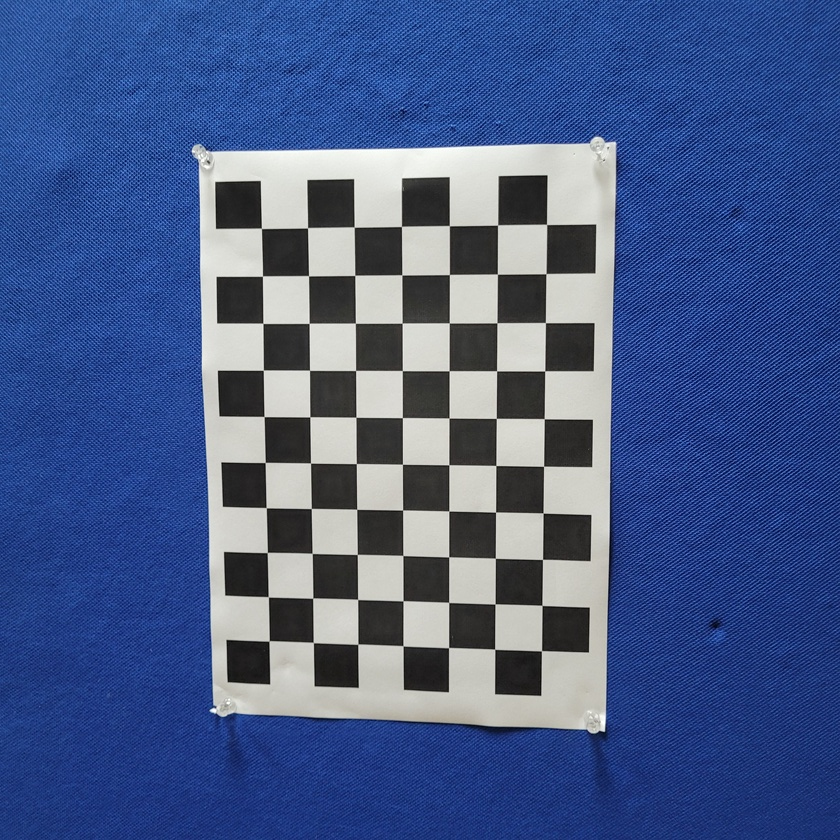
#> input picture datasets/Camera Calibration(Samsung S20 fe)/20241116_210536.jpg, 840 x 840 px, shrunk from 3024 x 3024 before the run; its folder holds only this picture in this run
$ python calibration.py
#> lines starting #> are read from the running program, lines starting #| are printed output that depends on the picture; after the words box and inside, x2 and y2 are one past the last pixel; in counts of white or black regions, pixels touching at a corner belong together
import numpy as np
import cv2 as cv
import os

# Define termination criteria for corner refinement
termination_criteria = (cv.TERM_CRITERIA_EPS + cv.TERM_CRITERIA_MAX_ITER, 30, 0.001)

# Generate a grid of 3D object points for the chessboard pattern
grid_points = np.zeros((10 * 7, 3), np.float32)
grid_points[:, :2] = np.mgrid[0:10, 0:7].T.reshape(-1, 2)

real_world_points = []  # 3D points in the real world
image_points = []       # 2D points in image plane

image_dir = 'datasets/Camera Calibration(Samsung S20 fe)'
image_files = [f for f in os.listdir(image_dir) if f.endswith('.jpg')]

for image_file in image_files:
    image_path = os.path.join(image_dir, image_file)
    image = cv.imread(image_path)
#> image is the input picture: shape (840, 840, 3); mean B, G, R 137.6, 91.2, 71.1
    grayscale_image = cv.cvtColor(image, cv.COLOR_BGR2GRAY)
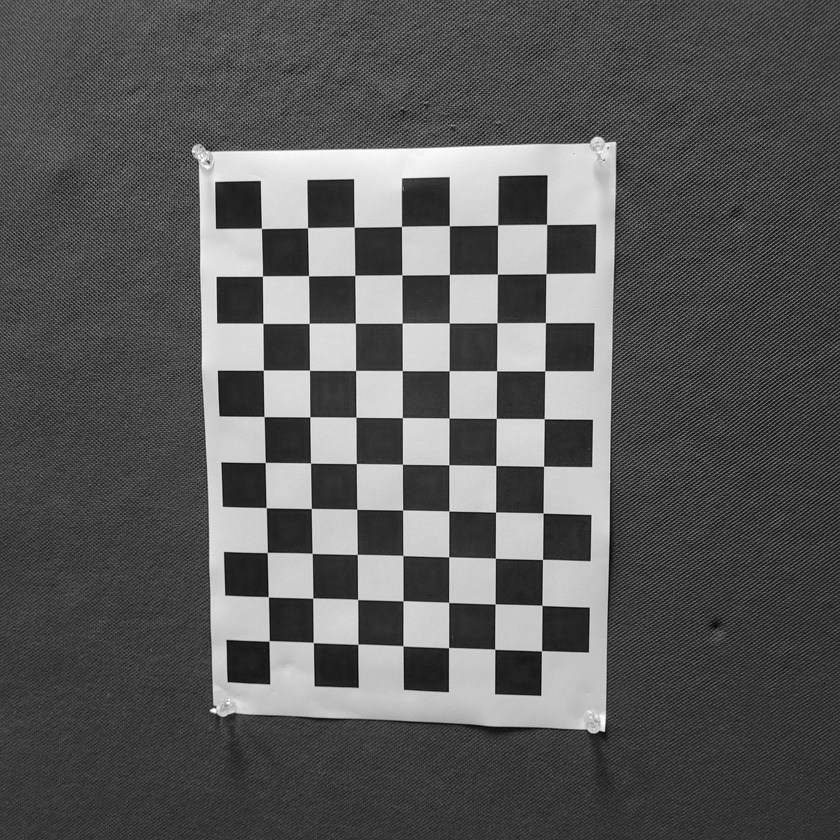
#> grayscale_image: shape (840, 840); min 2, max 255, mean 90.5

    # Detect chessboard corners in the grayscale image
    found, corners = cv.findChessboardCorners(grayscale_image, (10, 7), None)
#> found = True; corners = 70 rows, first 8: [269, 641], [268.4, 596.9], [267.3, 552.5], [266.3, 507.7], [265.2, 462.5], [264, 416.6], [263.3, 370.2], [262.9, 323.4]

    if found:
        real_world_points.append(grid_points)
        refined_corners = cv.cornerSubPix(grayscale_image, corners, (11, 11), (-1, -1), termination_criteria)
#> refined_corners = 70 rows, first 8: [269.1, 640.9], [268.3, 596.8], [267.3, 552.5], [266.2, 507.7], [265.2, 462.5], [264.1, 416.5], [263.3, 370.2], [262.9, 323.3]
        image_points.append(refined_corners)

        cv.drawChessboardCorners(image, (10, 7), refined_corners, found)
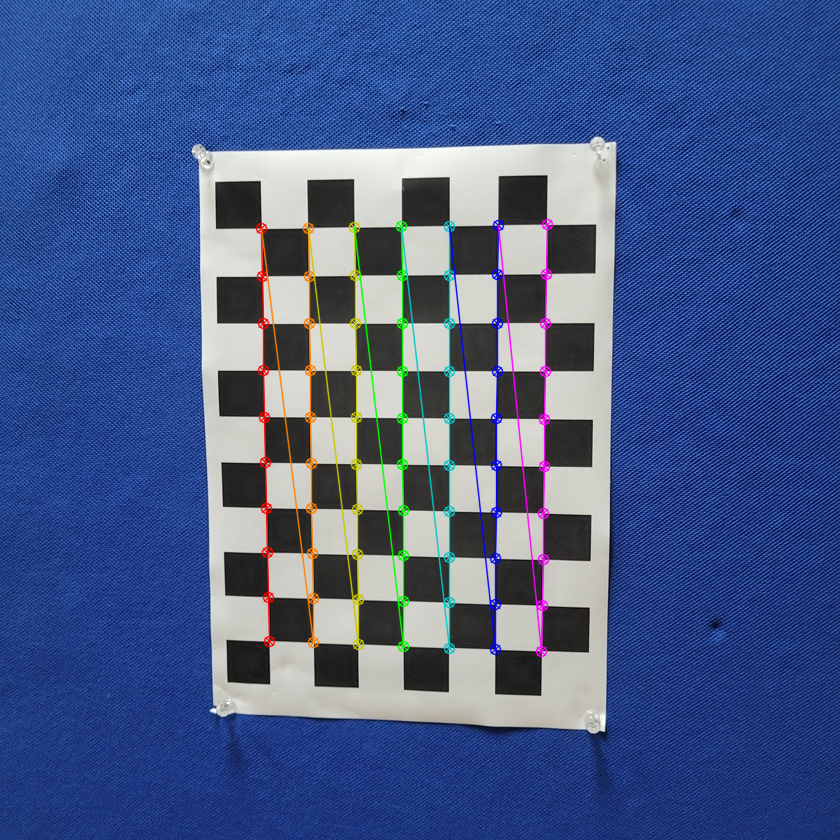
#> image: shape (840, 840, 3); 3.08% of pixels changed, all inside (x1, y1, x2, y2) = (255, 218, 554, 658)
        cv.imshow('Detected Corners', image)
        cv.waitKey(500)
    else:
        print(f"Corners not detected in {image_file}")

cv.destroyAllWindows()

calibration_success, camera_matrix, distortion_coeffs, rotation_vecs, translation_vecs = cv.calibrateCamera(
    real_world_points, image_points, grayscale_image.shape[::-1], None, None
)
#> calibration_success = 0.208; camera_matrix = [[990.1, 0, 441.2], [0, 985.5, 460.1], [0, 0, 1]]; distortion_coeffs = [[0.212, -4.26, 0.000674, 0.00093, 24.95]]; rotation_vecs = ([-0.00335, 0.178, -1.56],); translation_vecs = ([-3.81, 4.02, 21.98],)

np.savez('intrinsics/aryan_calibration_data.npz', mtx=camera_matrix, dist=distortion_coeffs)

# [8 lines of commented-out code are left out]

$ run again, on datasets/Camera Calibration(Samsung S20 fe)/20241116_210548.jpg
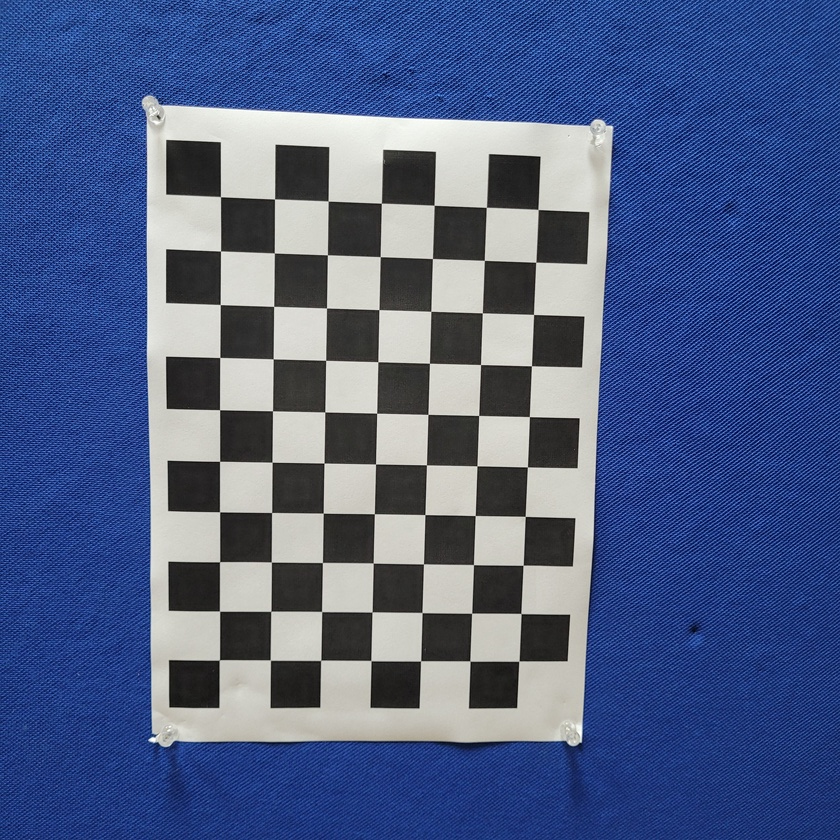
#> input picture datasets/Camera Calibration(Samsung S20 fe)/20241116_210548.jpg, 840 x 840 px, shrunk from 3024 x 3024 before the run
#> image is the input picture: shape (840, 840, 3); mean B, G, R 135.1, 94.8, 78.6
#> `grayscale_image = cv.cvtColor(image, cv.COLOR_BGR2GRAY)`:
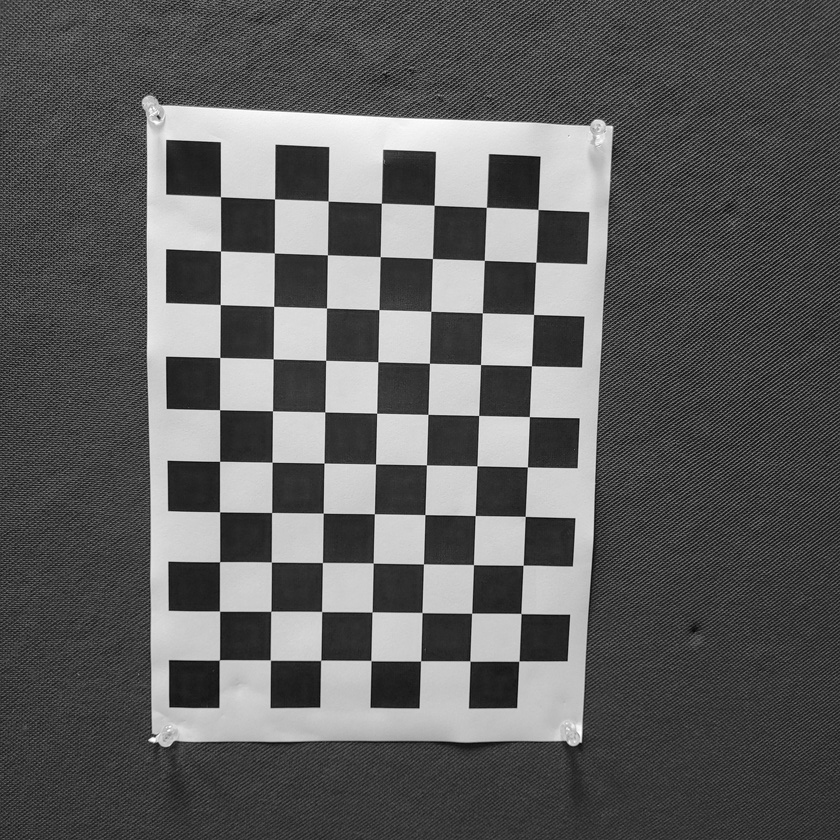
#> grayscale_image: shape (840, 840); min 1, max 255, mean 94.6
#> found = True; corners = 70 rows, first 8: [219.3, 660], [219.6, 611.1], [219.6, 561.7], [219.6, 511.8], [219.6, 461.3], [219.6, 409.7], [219.8, 357.5], [220.2, 304.6]
#> refined_corners = 70 rows, first 8: [219.3, 659.9], [219.5, 611.1], [219.6, 561.7], [219.6, 511.8], [219.6, 461.3], [219.6, 409.7], [219.7, 357.5], [220.3, 304.5]
#> `cv.drawChessboardCorners(image, (10, 7), refined_corners, found)`:
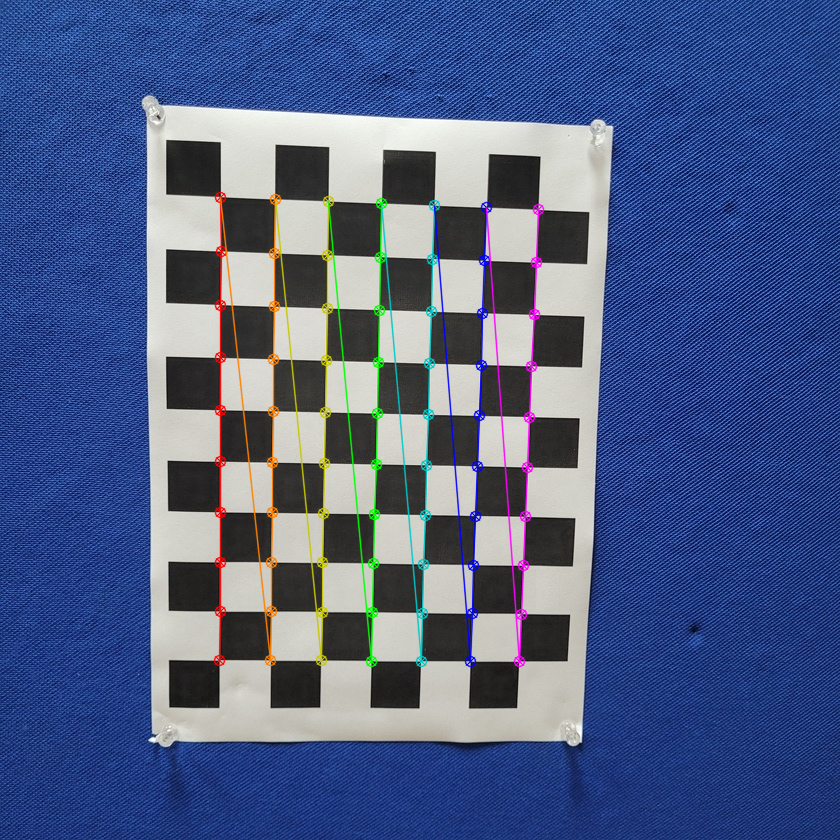
#> image: shape (840, 840, 3); 3.29% of pixels changed, all inside (x1, y1, x2, y2) = (213, 191, 545, 668)
#> calibration_success = 0.18; camera_matrix = [[774.2, 0, 393.5], [0, 765.1, 473], [0, 0, 1]]; distortion_coeffs = [[0.0842, -0.862, 0.000518, -0.000163, 2.72]]; rotation_vecs = ([0.126, 0.0328, -1.55],); translation_vecs = ([-3.45, 3.74, 15.36],)

$ run again, on datasets/Camera Calibration(Samsung S20 fe)/20241116_210558.jpg
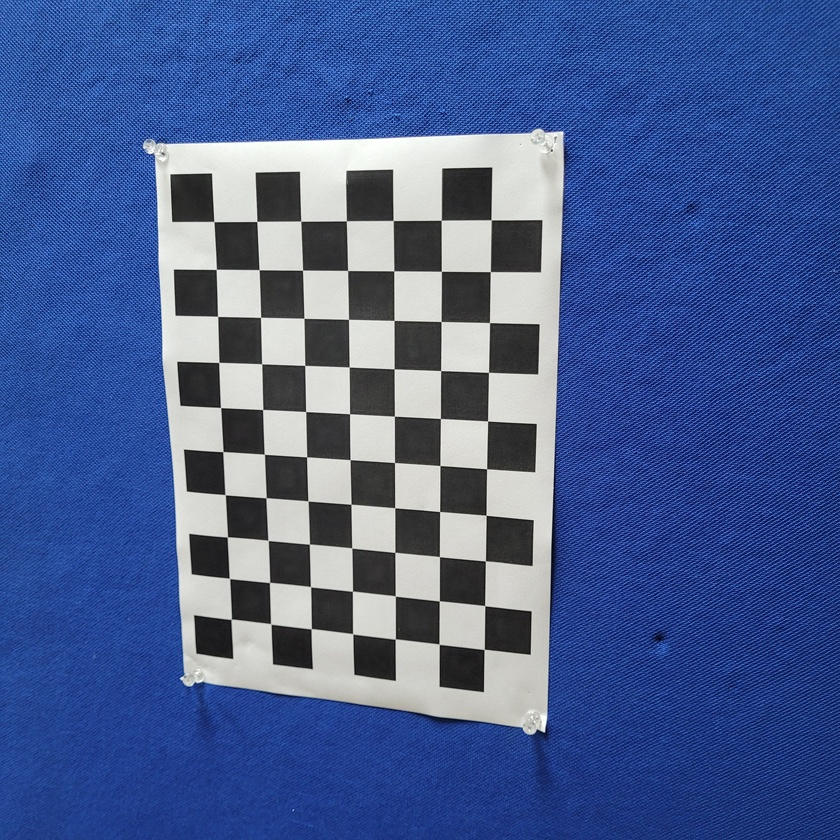
#> input picture datasets/Camera Calibration(Samsung S20 fe)/20241116_210558.jpg, 840 x 840 px, shrunk from 3024 x 3024 before the run
#> image is the input picture: shape (840, 840, 3); mean B, G, R 145.4, 93.9, 72.3
#> `grayscale_image = cv.cvtColor(image, cv.COLOR_BGR2GRAY)`:
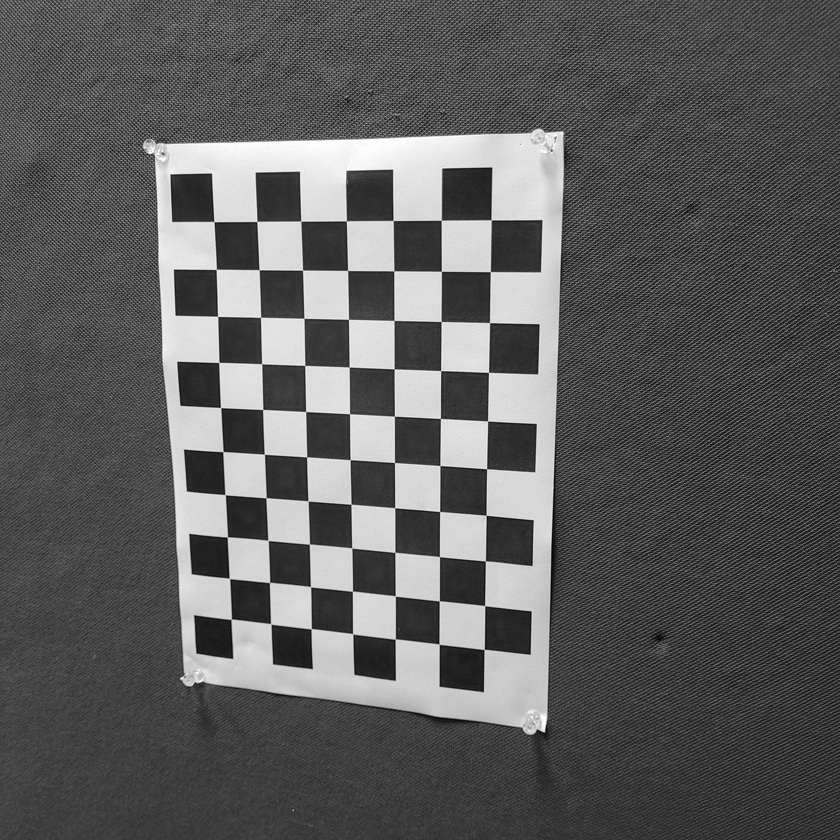
#> grayscale_image: shape (840, 840); min 0, max 255, mean 93.3
#> found = True; corners = 70 rows, first 8: [231.2, 619.3], [229.4, 578.4], [227.3, 536.9], [225.1, 494.7], [222.9, 451.6], [220.6, 407.5], [218.8, 362.5], [217.6, 316.4]
#> refined_corners = 70 rows, first 8: [231.2, 619.3], [229.4, 578.4], [227.3, 536.9], [225.1, 494.7], [222.9, 451.6], [220.6, 407.5], [218.8, 362.4], [217.6, 316.4]
#> `cv.drawChessboardCorners(image, (10, 7), refined_corners, found)`:
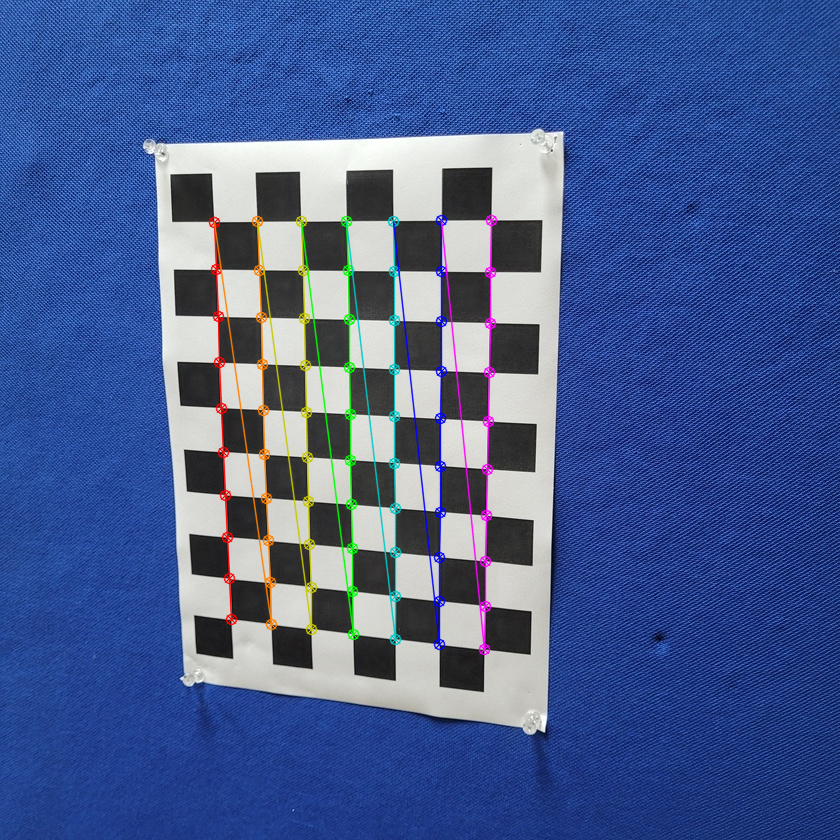
#> image: shape (840, 840, 3); 3.04% of pixels changed, all inside (x1, y1, x2, y2) = (208, 214, 498, 656)
#> calibration_success = 0.343; camera_matrix = [[1026, 0, 398.5], [0, 1025.1, 476.4], [0, 0, 1]]; distortion_coeffs = [[0.267, -5.74, 0.00366, 0.0023, 34.32]]; rotation_vecs = ([-0.0449, 0.421, -1.52],); translation_vecs = ([-3.89, 3.32, 23.93],)

$ run again, on datasets/Camera Calibration(Samsung S20 fe)/20241116_210603.jpg
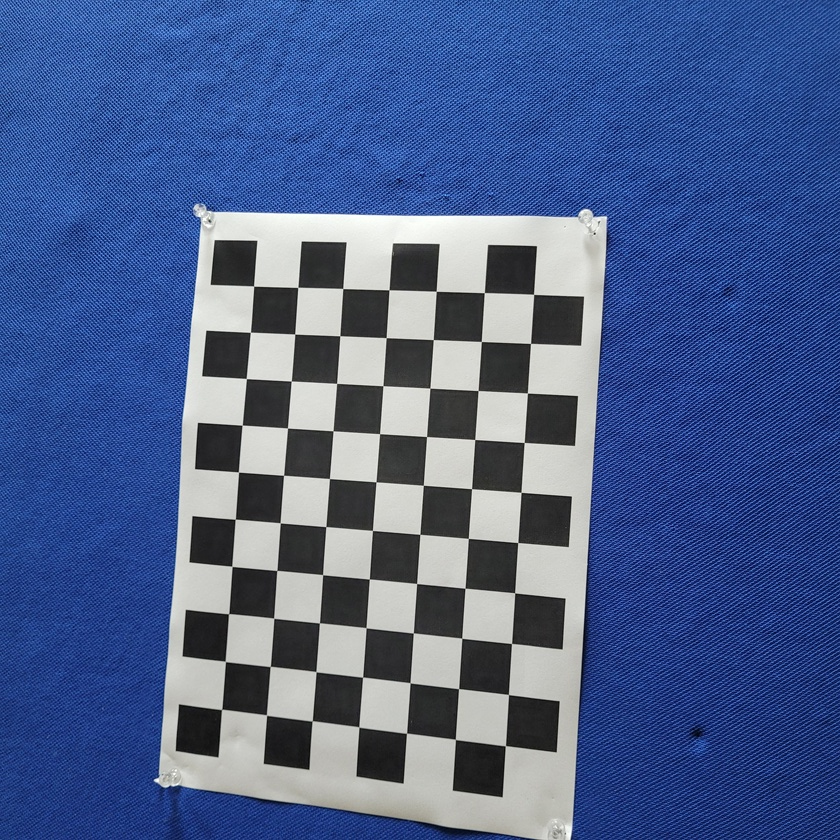
#> input picture datasets/Camera Calibration(Samsung S20 fe)/20241116_210603.jpg, 840 x 840 px, shrunk from 3024 x 3024 before the run
#> image is the input picture: shape (840, 840, 3); mean B, G, R 141.7, 96, 75.6
#> `grayscale_image = cv.cvtColor(image, cv.COLOR_BGR2GRAY)`:
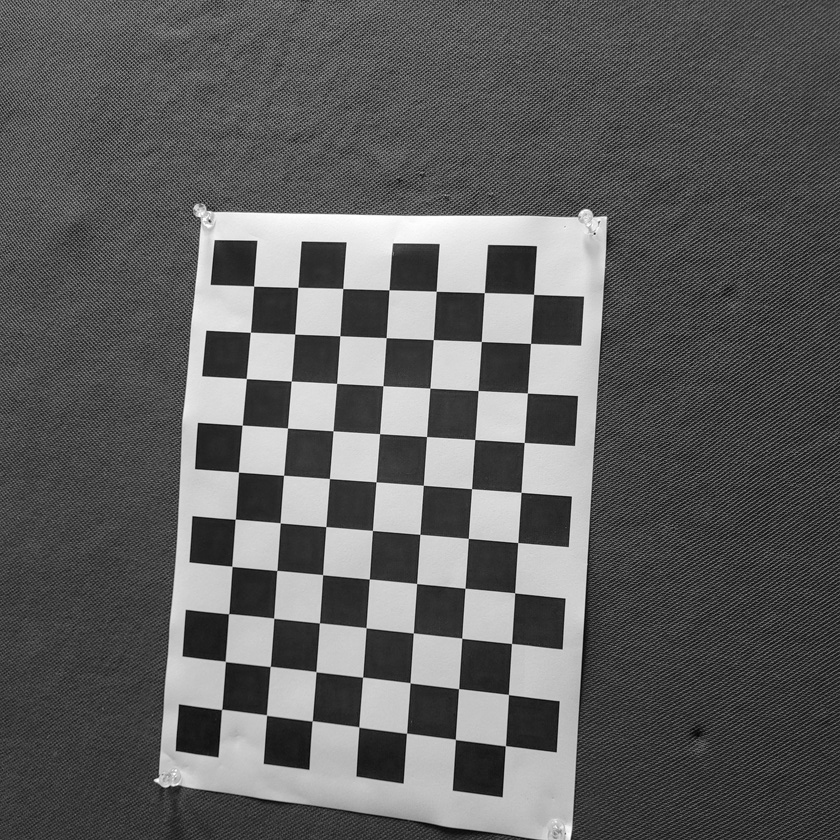
#> grayscale_image: shape (840, 840); min 0, max 255, mean 95.1
#> found = True; corners = 70 rows, first 8: [221.5, 709.5], [225.3, 661.4], [228.5, 613.7], [232, 566.4], [235.2, 519.2], [238.5, 472], [242.1, 425.2], [246.3, 378.5]
#> refined_corners = 70 rows, first 8: [221.6, 709.4], [225.3, 661.4], [228.6, 613.7], [231.9, 566.3], [235.3, 519.2], [238.5, 472], [242.2, 425.2], [246.3, 378.5]
#> `cv.drawChessboardCorners(image, (10, 7), refined_corners, found)`:
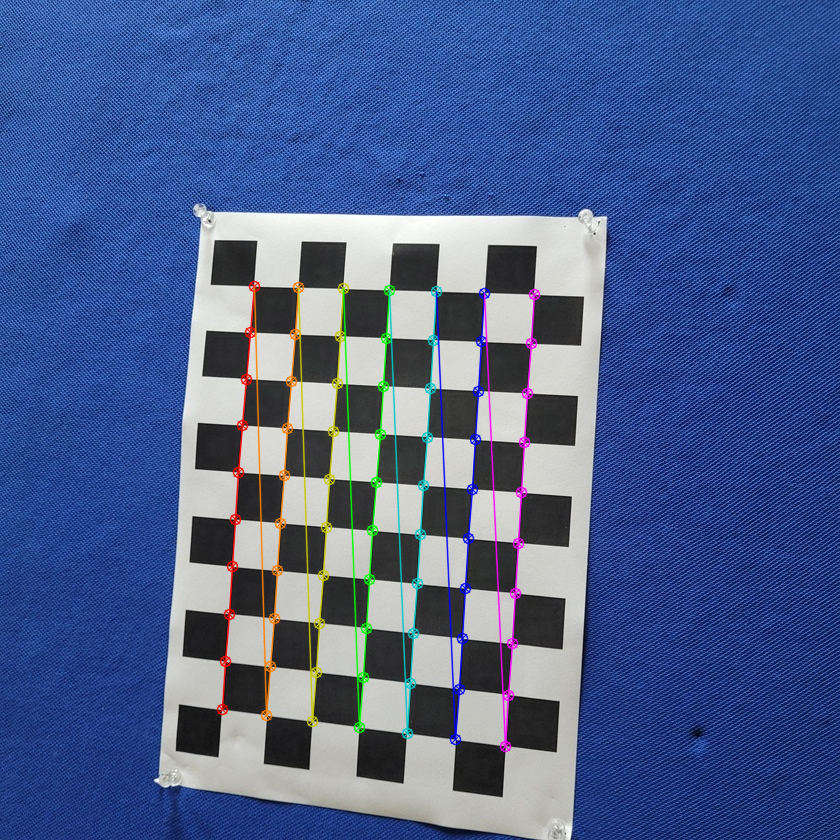
#> image: shape (840, 840, 3); 3.18% of pixels changed, all inside (x1, y1, x2, y2) = (216, 280, 541, 753)
#> calibration_success = 0.284; camera_matrix = [[659.5, 0, 492.8], [0, 655.3, 434.7], [0, 0, 1]]; distortion_coeffs = [[0.039, -0.14, 0.00176, 0.00271, 0.188]]; rotation_vecs = ([-0.13, 0.0858, -1.51],); translation_vecs = ([-5.69, 5.78, 13.86],)
